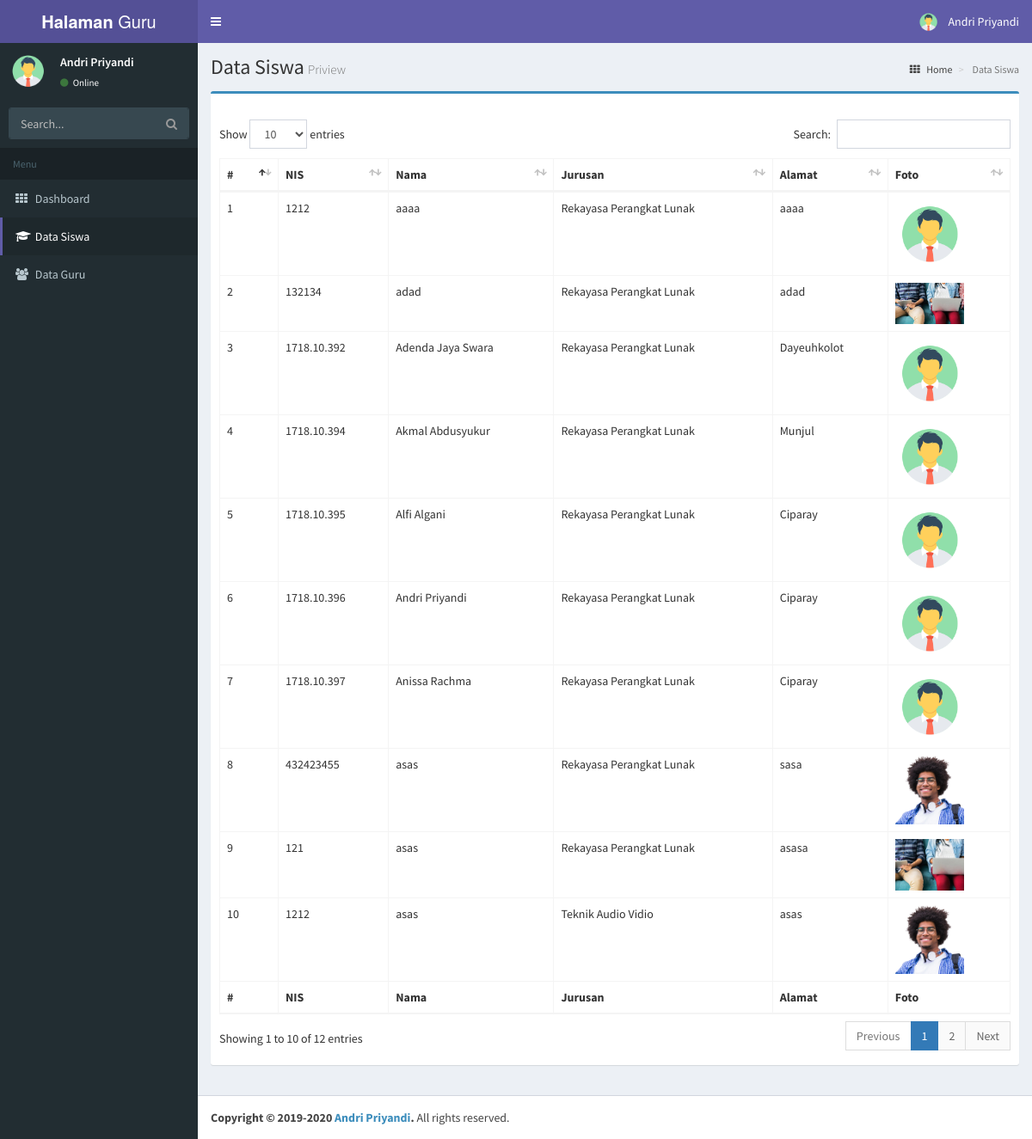
The page /dashboard/guru/list_siswa.php (signed in) on the database its author committed.
### tables this page shows
CREATE TABLE `user` (
  `id` int(11) NOT NULL,
  `nama` varchar(100) NOT NULL,
  `username` varchar(100) NOT NULL,
  `password` varchar(100) NOT NULL,
  `level` varchar(100) NOT NULL,
  `foto` varchar(255) NOT NULL
);

CREATE TABLE `siswa` (
  `id` int(11) NOT NULL,
  `nis` varchar(15) NOT NULL,
  `nama` varchar(255) NOT NULL,
  `jurusan` varchar(255) NOT NULL,
  `alamat` text NOT NULL,
  `foto` varchar(255) NOT NULL
);

### dashboard/guru/list_siswa.php (the view, shortened to what this page needs)
<?php $page = "DataSiswa" ?>
<?php include "_partials/meta.php"; ?>
<?php include "_partials/head.php"; ?>
<?php include "_partials/sidebar.php"; ?>
    <div class="wrapper">
      <div class="content-wrapper">
        <section class="content-header">
          <h1>Data Siswa<small>Priview</small></h1>
          <ol class="breadcrumb">
            <li><a href="index.php"><i class="fa fa-th"></i> Home</a></li>
            <li class="active"> Data Siswa</li>
          </ol>
        </section>
        <section class="content">
          <div class="row">
            <div class="col-xs-12">
              <div class="box box-primary">
                <div class="box-header">
                </div>
                <div class="box-body table-responsive">
                  <table id="siswa" class="table table-bordered table-hover">
                    <thead>
                      <tr>
                        <th>#</th>
                        <th>NIS</th>
                        <th>Nama</th>
                        <th>Jurusan</th>
                        <th>Alamat</th>
                        <th>Foto</th>
                      </tr>
                    </thead>
                    <tbody>
                      <?php
                      include '../conf/koneksi.php';
                      $id = 0;
                      $sql = mysqli_query($koneksi,"SELECT * FROM siswa ORDER BY nama ASC");
                      while($data = mysqli_fetch_array($sql))
                      {
                        $id++;
                      ?>
                      <tr>
                        <td><?= $id ?></td>
                        <td><?= $data['nis']; ?></td>
                        <td><?= $data['nama']; ?></td>
                        <td><?= $data['jurusan']; ?></td>
                        <td><?= $data['alamat']; ?></td>
                        <td><img src="../admin/proses/images/<?= $data['foto']; ?>" width="80"></td>
                        <?php } ?>
                      </tr>
                      </tbody>
                      <tfoot>
                        <tr>
                          <th>#</th>
                          <th>NIS</th>
                          <th>Nama</th>
                          <th>Jurusan</th>
                          <th>Alamat</th>
                          <th>Foto</th>
                        </tr>
                      </tfoot>
                  </table>
                </div>
              </div>
            </div>
          </div>
        </section>
      </div>
      <?php include "_partials/footer.php"; ?>
    </div>
  </body>
</html>

### dashboard/guru/_partials/head.php (shortened to what this page needs)
<header class="main-header">
  <a href="index2.html" class="logo">
    <span class="logo-lg"><b>Halaman</b> Guru</span>
  </a>
  <nav class="navbar navbar-static-top" role="navigation">
    <a href="#" class="sidebar-toggle" data-toggle="offcanvas" role="button">
    </a>
    <div class="navbar-custom-menu">
      <ul class="nav navbar-nav">
        <li class="dropdown user user-menu">
          <a href="#" class="dropdown-toggle" data-toggle="dropdown">
            <img src="../admin/proses/images/<?= $data['foto']  ?>" class="user-image" alt="User Image"/>
            <span class="hidden-xs"><?php echo $data['nama']; ?></span>
          </a>
        </li>
      </ul>
    </div>
  </nav>
</header>

### dashboard/guru/_partials/sidebar.php
<aside class="main-sidebar">
  <section class="sidebar">
    <div class="user-panel">
      <div class="pull-left image">
        <img src="../admin/proses/images/<?= $data['foto']  ?>" class="img-circle" alt="User Image" />
      </div>
      <div class="pull-left info">
        <p><?php echo $data['nama']; ?></p>
        <a href="#"><i class="fa fa-circle text-success"></i> Online</a>
      </div>
    </div>
     <form action="#" method="get" class="sidebar-form">
       <div class="input-group">
         <input type="text" name="q" class="form-control" placeholder="Search..."/>
         <span class="input-group-btn">
           <button type='submit' name='search' id='search-btn' class="btn btn-flat"><i class="fa fa-search"></i></button>
         </span>
       </div>
     </form>
    <ul class="sidebar-menu">
      <li class="header">Menu</li>
      <li class="<?php if($page == 'Home'){ echo 'active'; } ?>">
        <a href="index.php">
          <i class="fa fa-th"></i> <span>Dashboard</span>
        </a>
      </li>
      <li class="<?php if($page == 'DataSiswa'){ echo 'active'; } ?>">
        <a href="list_siswa.php">
          <i class="fa fa-mortar-board"></i>
          <span>Data Siswa</span>
        </a>
      </li>
      <li class="<?php if($page == 'DataGuru'){ echo 'active'; } ?>">
        <a href="list_guru.php">
          <i class="fa fa-group"></i> <span>Data Guru</span>
        </a>
      </li>
  </section>
</aside>

### rows shown on the page
user: foto (picture), nama "Andri Priyandi"
siswa: nis "1212", nama "aaaa", jurusan "Rekayasa Perangkat Lunak", alamat "aaaa", foto (picture)
siswa: nis "132134", nama "adad", jurusan "Rekayasa Perangkat Lunak", alamat "adad", foto (picture)
siswa: nis "1718.10.392", nama "Adenda Jaya Swara", jurusan "Rekayasa Perangkat Lunak", alamat "Dayeuhkolot", foto (picture)
siswa: nis "1718.10.394", nama "Akmal Abdusyukur", jurusan "Rekayasa Perangkat Lunak", alamat "Munjul", foto (picture)
siswa: nis "1718.10.395", nama "Alfi Algani", jurusan "Rekayasa Perangkat Lunak", alamat "Ciparay", foto (picture)
siswa: nis "1718.10.396", nama "Andri Priyandi", jurusan "Rekayasa Perangkat Lunak", alamat "Ciparay", foto (picture)
siswa: nis "1718.10.397", nama "Anissa Rachma", jurusan "Rekayasa Perangkat Lunak", alamat "Ciparay", foto (picture)
siswa: nis "432423455", nama "asas", jurusan "Rekayasa Perangkat Lunak", alamat "sasa", foto (picture)
siswa: nis "121", nama "asas", jurusan "Rekayasa Perangkat Lunak", alamat "asasa", foto (picture)
siswa: nis "1212", nama "asas", jurusan "Teknik Audio Vidio", alamat "asas", foto (picture)
